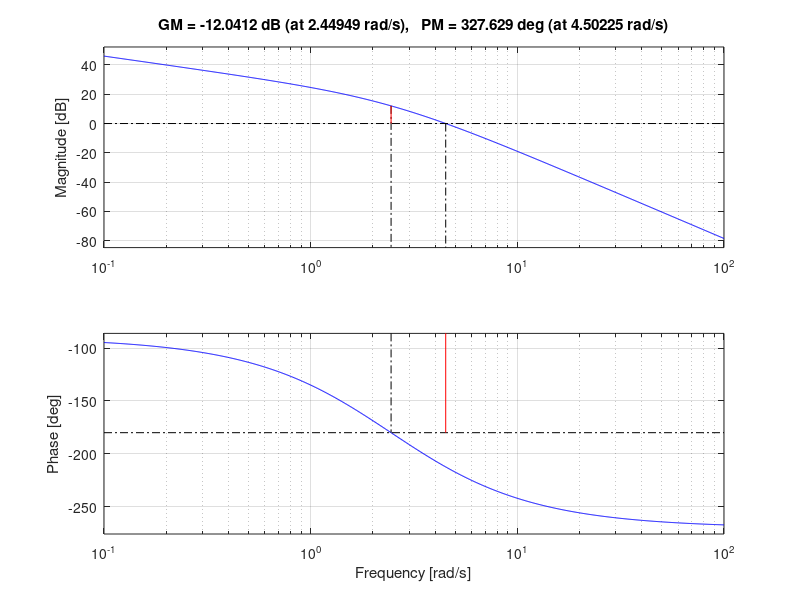

Source code (MATLAB): (Note: this script raises an error after producing the figure.)
%% Q1(C) phase lag
% Es = 0.05, phase margin>= 40, margin os = 10
% C(s) = k.(B*tau*s+1)/(tau*s+1), B>1
clear all, clc
sys_g = zpk([],[0 -2 -3],1);
% step 1 find K = 120
k=120;
margin_safty = 10;
margin(series(k,sys_g))
% find zeta, We know PM, S9_p10
%PM = atan(2*zeta/sqrt(-2*zeta^2+sqrt(1+4*zeta^4)));% in rad
term = 1/((4+2*(tan(40*pi/180))^2)^2-4);
zeta = nthroot(term,4);
% Note 180 - PM_desired_deg - margin_of_safety = -1 * current phase angle needs
% -(180-40-10) = -130, then from the bodeplot find wcnew
% step 4, find new_mag(original magnitude at wcnew), 20log10k|G(jwcnew)|
wcnew = 0.872; % from the plot at -130 Deg
G = @(s) 1./(s*(s+2)*(s+3));
z=20*log10(k*abs(G(1j*w))); %from the note , find new mag
new_mag =z;

% Step 5, determine \beta so that the compensated magnitude is 0dB at new_wm
%%
beta = 10^(-1*new_mag/20); % needs to less than 1, if not then wrong

% step 6 find tau from 1/(B*tau) = wcnew/10
tau = 10/(beta*wcnew);
%step 7 
sys_c = tf([k*tau*beta k],[tau 1] )

